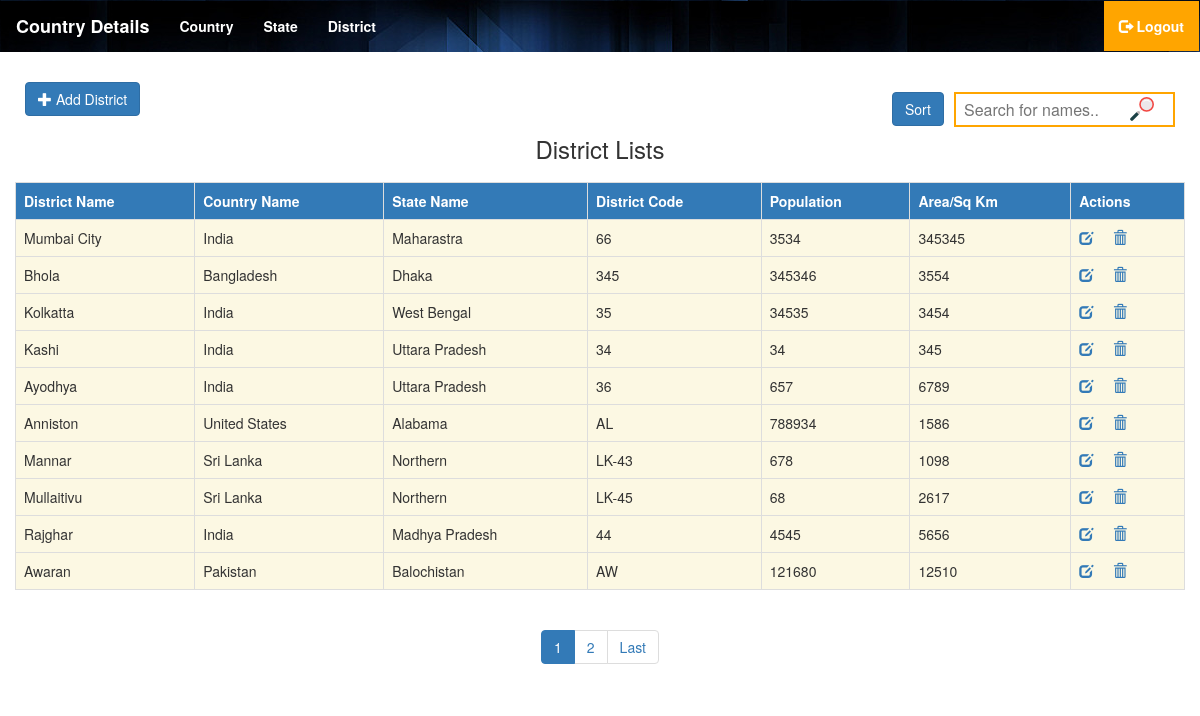
Page /district_list.php (signed in) on the committed database.
### tables this page shows
CREATE TABLE `dist_state_count` (
  `district_id` int(11) NOT NULL,
  `state_id` int(11) NOT NULL,
  `country_id` int(11) NOT NULL
);

CREATE TABLE `district` (
  `district_id` int(11) NOT NULL,
  `district_name` varchar(255) NOT NULL,
  `district_code` varchar(100) NOT NULL,
  `population` int(11) NOT NULL,
  `area` int(11) NOT NULL
);

CREATE TABLE `country` (
  `country_id` int(11) NOT NULL,
  `country_name` varchar(255) NOT NULL,
  `country_code` varchar(255) NOT NULL,
  `capital` varchar(255) NOT NULL,
  `official_language` varchar(255) NOT NULL,
  `currency` varchar(100) NOT NULL,
  `calling_code` varchar(100) NOT NULL
);

CREATE TABLE `state` (
  `state_id` int(11) NOT NULL,
  `state_name` varchar(255) NOT NULL,
  `capital_city` varchar(255) NOT NULL,
  `state_code` varchar(100) NOT NULL,
  `official_language` varchar(100) NOT NULL,
  `area` int(11) NOT NULL
);

### district_list.php (the view, shortened to what this page needs)
<?php
	include("header.php");
	include("session.php");
?>
<div class="row margin">
	<button type="button" class="btn btn-primary btn-md" data-toggle="modal" data-target="#district"><span class="glyphicon glyphicon-plus" ></span>&nbsp;Add District</button>
	<input type="text" id="myInput" onkeyup="myFunction()" placeholder="Search for names.. "title="Type in a name" style="float:right;"><img src='Images/search-engine.png' style="float:right;margin-right:-200px;margin-top:15px;">&nbsp;&nbsp;
	<button class="btn btn-primary" onclick="sortTable()"style="float:right;margin-right:10px;margin-top:10px;">Sort</button>
	<h3 class="text-center">District Lists</h3>
</div>
<table class="table table-bordered " id="myTable">
	<tr class="bg-primary">
		<th>District Name </th>
		<th>Country Name</th>
		<th>State Name</th>
		<th>District Code</th>
		<th>Population</th>
		<th>Area/Sq Km</th>
		<th>Actions</th>
	</tr>
	<?php
		$showRecordPerPage = 10;
		if(isset($_GET['page']) && !empty($_GET['page'])){
		$currentPage = $_GET['page'];
		}else{
		$currentPage = 1;
		}
		$startFrom = ($currentPage * $showRecordPerPage) - $showRecordPerPage;
		$totalEmpSQL = "SELECT * FROM dist_state_count";
		$allEmpResult = mysqli_query($conn, $totalEmpSQL);
		$totalEmployee = mysqli_num_rows($allEmpResult);
		$lastPage = ceil($totalEmployee/$showRecordPerPage);
		$nextPage = $currentPage + 1;
		$diststatecount="SELECT * FROM dist_state_count LIMIT $startFrom, $showRecordPerPage";
		$sql=mysqli_query($conn, $diststatecount);
		  while($row = $sql->fetch_assoc()) {
		    echo "<tr class='warning'>";
		    $countryname="SELECT country_name  FROM country where country_id=".$row['country_id'];
		    $sql1=mysqli_query($conn, $countryname);
		    $rowcountryname=mysqli_fetch_assoc($sql1);
			$statename="SELECT state_name  FROM state where state_id=".$row['state_id'];
		    $sql2=mysqli_query($conn, $statename);
		    $rowstatename=mysqli_fetch_assoc($sql2);
		    $districtname="SELECT *  FROM district where district_id=".$row['district_id'];
		    $sql3=mysqli_query($conn, $districtname);
		    $rowdistrictname=mysqli_fetch_assoc($sql3);
		    echo"<td>".$rowdistrictname['district_name']."</td>";
		    echo"<td>".$rowcountryname['country_name']."</td>";
		    echo"<td>".$rowstatename['state_name']."</td>";
		    echo"<td>".$rowdistrictname['district_code']."</td>";
		    echo"<td>".$rowdistrictname['population']."</td>";
		    echo"<td>".$rowdistrictname['area']."</td>";
		    echo"<td><a href='editDistrict.php?district_id=".$row['district_id']."'><span class='glyphicon glyphicon-edit'></span></a> &nbsp;&nbsp&nbsp;&nbsp";
		   	echo"<a href='delDistrict.php?district_id=".$row['district_id']."'><span class='glyphicon glyphicon-trash'</span></a></td>";
		    echo"</tr>";
		  }
	?>
</table>
<nav aria-label="Page navigation" class="text-center">
	<ul class="pagination" >
	<li class="page-item active"><a class="page-link" href="?page=<?php echo $currentPage ?>"><?php echo $currentPage ?></a></li>
	<?php if($currentPage != $lastPage) { ?>
	<li class="page-item"><a class="page-link" href="?page=<?php echo $nextPage ?>"><?php echo $nextPage ?></a></li>
	<li class="page-item">
	<a class="page-link" href="?page=<?php echo $lastPage ?>" aria-label="Next">
	<span aria-hidden="true">Last</span>
	</a>
	</li>
	<?php } ?>
	</ul>
</nav>
<?php
	include("footer.php");
?>

### CSS/style.css (style rules this page uses)
.margin { margin:10px; }
th { color:white; }

### searchSort.php (style rules this page uses)
* { box-sizing: border-box; }
#myInput { background-position: 10px 10px; background-repeat: no-repeat; width: auto; height:35px; float:right; font-size: 16px; padding: 8px 8px 8px 8px; border: 2px solid orange; margin-top: 10px; }

### rows in the picture
dist_state_count: district_id.district_name "Mumbai City", country.country_name "India", state.state_name "Maharastra", district_id.district_code "66", district_id.population "3534", district_id.area "345345"
dist_state_count: district_id.district_name "Bhola", country.country_name "Bangladesh", state.state_name "Dhaka", district_id.district_code "345", district_id.population "345346", district_id.area "3554"
dist_state_count: district_id.district_name "Kolkatta", country.country_name "India", state.state_name "West Bengal", district_id.district_code "35", district_id.population "34535", district_id.area "3454"
dist_state_count: district_id.district_name "Kashi", country.country_name "India", state.state_name "Uttara Pradesh", district_id.district_code "34", district_id.population "34", district_id.area "345"
dist_state_count: district_id.district_name "Ayodhya", country.country_name "India", state.state_name "Uttara Pradesh", district_id.district_code "36", district_id.population "657", district_id.area "6789"
dist_state_count: district_id.district_name "Anniston", country.country_name "United States", state.state_name "Alabama", district_id.district_code "AL", district_id.population "788934", district_id.area "1586"
dist_state_count: district_id.district_name "Mannar", country.country_name "Sri Lanka", state.state_name "Northern", district_id.district_code "LK-43", district_id.population "678", district_id.area "1098"
dist_state_count: district_id.district_name "Mullaitivu", country.country_name "Sri Lanka", state.state_name "Northern", district_id.district_code "LK-45", district_id.population "68", district_id.area "2617"
dist_state_count: district_id.district_name "Rajghar", country.country_name "India", state.state_name "Madhya Pradesh", district_id.district_code "44", district_id.population "4545", district_id.area "5656"
dist_state_count: district_id.district_name "Awaran", country.country_name "Pakistan", state.state_name "Balochistan", district_id.district_code "AW", district_id.population "121680", district_id.area "12510"

### other values in the picture
$currentPage "1"
$nextPage "2"
